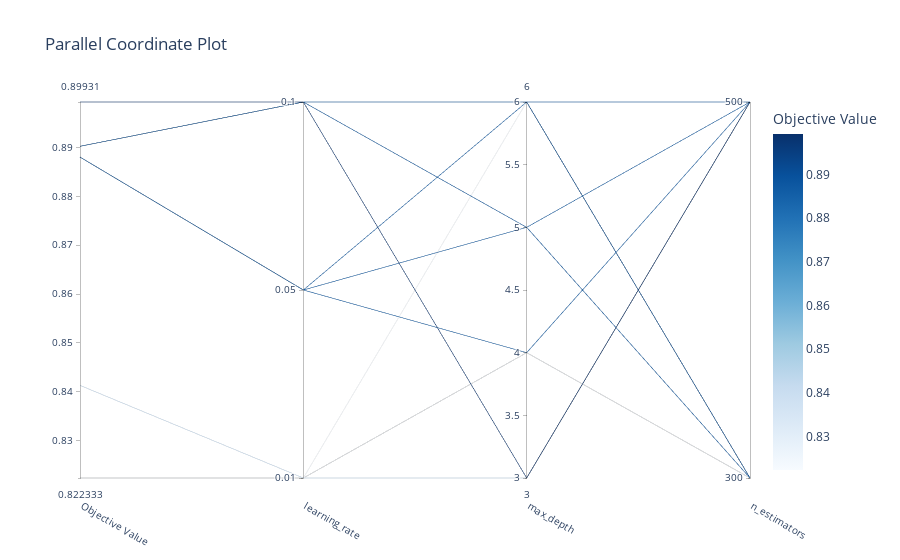

The code cell stored with this chart in its notebook:
### Markdown cell above
### Visualization of hyperparameter relationships

### Code cell
optuna.visualization.plot_parallel_coordinate(study, params=[params for params in study.best_params])

### Figure 1 — Plotly figure (JSON) as saved in the notebook; plotly's stock layout.template omitted (floating-point values rounded to 4 significant figures)
{"data": [{"dimensions": [{"label": "Objective Value", "range": [0.8223, 0.8993], "values": [0.8223, 0.8223, 0.8223, 0.8413, 0.888, 0.888, 0.888, 0.8902, 0.8902, 0.8993]}, {"label": "learning_rate", "range": [0, 2], "ticktext": ["0.01", "0.05", "0.1"], "tickvals": [0, 1, 2], "values": [0, 0, 0, 0, 1, 1, 1, 2, 2, 2]}, {"label": "max_depth", "range": [3, 6], "values": [4, 4, 6, 3, 6, 5, 4, 5, 6, 3]}, {"label": "n_estimators", "range": [0, 1], "ticktext": ["300", "500"], "tickvals": [0, 1], "values": [0, 0, 0, 1, 1, 1, 1, 0, 0, 1]}], "labelangle": 30, "labelside": "bottom", "line": {"color": [0.8223, 0.8223, 0.8223, 0.8413, 0.888, 0.888, 0.888, 0.8902, 0.8902, 0.8993], "colorbar": {"title": {"text": "Objective Value"}}, "colorscale": [[0, "rgb(247,251,255)"], [0.125, "rgb(222,235,247)"], [0.25, "rgb(198,219,239)"], [0.375, "rgb(158,202,225)"], [0.5, "rgb(107,174,214)"], [0.625, "rgb(66,146,198)"], [0.75, "rgb(33,113,181)"], [0.875, "rgb(8,81,156)"], [1, "rgb(8,48,107)"]], "reversescale": false, "showscale": true}, "type": "parcoords"}], "layout": {"title": {"text": "Parallel Coordinate Plot"}}}
